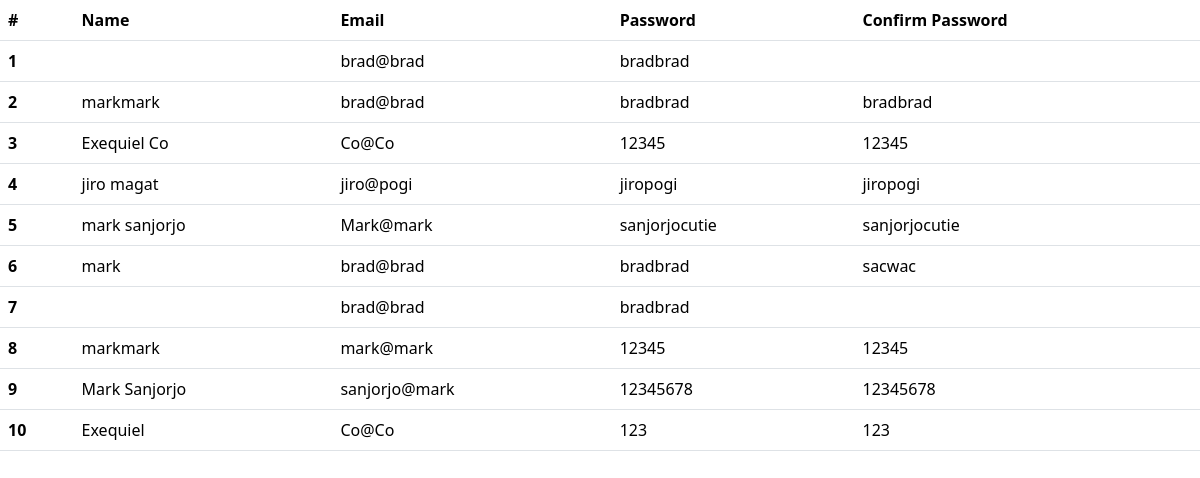
The page /result on the database its author committed.
### myapp/models.py (models this page shows, shortened)
class userData(models.Model):
    name = models.CharField(max_length=50)
    email = models.CharField(max_length=50)
    password = models.CharField(max_length=10)
    confirmPass = models.CharField(max_length=10)

### myapp/views.py (the view, shortened to what this page needs)
# urls.py: path('result', views.result, name='result'),
def result(request):
    name=''
    all_users = userData.objects.all()
    return render(request, 'result.html', {'users':all_users})

### myapp/templates/result.html (shortened to what this page needs)
<!doctype html>
<html lang="en">
  <head>
    <link href="https://cdn.jsdelivr.net/npm/bootstrap@5.3.6/dist/css/bootstrap.min.css" rel="stylesheet">
  </head>
  <body>
    <table class="table">
  <thead class="thead-light">
    <tr>
      <th scope="col">#</th>
      <th scope="col">Name</th>
      <th scope="col">Email</th>
      <th scope="col">Password</th>
      <th scope="col">Confirm Password</th>
    </tr>
  </thead>
  <tbody>
    <tr>
        {% for x in users %}
        <tr>
            <th scope="row">{{ forloop.counter }}</th>
            <td>{{ x.name }}</td>
            <td>{{ x.email }}</td>
            <td>{{ x.password }}</td>
            <td>{{ x.confirmPass}}</td>
        </tr>
        {% endfor %}
    </tr>
  </tbody>
</table>
  </body>
</html>

### rows shown on the page
userData: email "brad@brad", password "bradbrad"
userData: name "markmark", email "brad@brad", password "bradbrad", confirmPass "bradbrad"
userData: name "Exequiel Co", email "Co@Co", password "12345", confirmPass "12345"
userData: name "jiro magat", email "jiro@pogi", password "jiropogi", confirmPass "jiropogi"
userData: name "mark sanjorjo", email "Mark@mark", password "sanjorjocutie", confirmPass "sanjorjocutie"
userData: name "mark", email "brad@brad", password "bradbrad", confirmPass "sacwac"
userData: email "brad@brad", password "bradbrad"
userData: name "markmark", email "mark@mark", password "12345", confirmPass "12345"
userData: name "Mark Sanjorjo", email "sanjorjo@mark", password "12345678", confirmPass "12345678"
userData: name "Exequiel", email "Co@Co", password "123", confirmPass "123"
